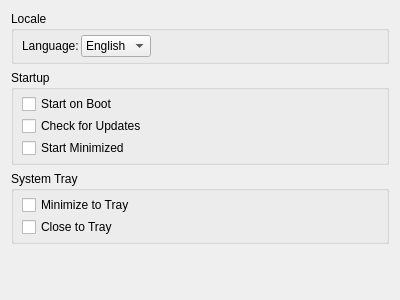
<?xml version="1.0" encoding="UTF-8"?>
<ui version="4.0">
 <class>Application</class>
 <widget class="QWidget" name="Application">
  <property name="geometry">
   <rect>
    <x>0</x>
    <y>0</y>
    <width>400</width>
    <height>300</height>
   </rect>
  </property>
  <layout class="QVBoxLayout" name="verticalLayout">
   <item>
    <widget class="QGroupBox" name="groupBox_2">
     <property name="title">
      <string>Locale</string>
     </property>
     <layout class="QHBoxLayout" name="horizontalLayout">
      <property name="spacing">
       <number>2</number>
      </property>
      <property name="leftMargin">
       <number>8</number>
      </property>
      <property name="topMargin">
       <number>4</number>
      </property>
      <property name="rightMargin">
       <number>4</number>
      </property>
      <property name="bottomMargin">
       <number>4</number>
      </property>
      <item>
       <layout class="QFormLayout" name="formLayout">
        <item row="0" column="0">
         <widget class="QLabel" name="label">
          <property name="text">
           <string>Language:</string>
          </property>
         </widget>
        </item>
        <item row="0" column="1">
         <widget class="QComboBox" name="language">
          <item>
           <property name="text">
            <string>English</string>
           </property>
          </item>
         </widget>
        </item>
       </layout>
      </item>
      <item>
       <spacer name="horizontalSpacer">
        <property name="orientation">
         <enum>Qt::Horizontal</enum>
        </property>
        <property name="sizeHint" stdset="0">
         <size>
          <width>234</width>
          <height>20</height>
         </size>
        </property>
       </spacer>
      </item>
     </layout>
    </widget>
   </item>
   <item>
    <widget class="QGroupBox" name="groupBox">
     <property name="title">
      <string>Startup</string>
     </property>
     <layout class="QVBoxLayout" name="verticalLayout_2">
      <property name="spacing">
       <number>2</number>
      </property>
      <property name="leftMargin">
       <number>8</number>
      </property>
      <property name="topMargin">
       <number>4</number>
      </property>
      <property name="rightMargin">
       <number>4</number>
      </property>
      <property name="bottomMargin">
       <number>4</number>
      </property>
      <item>
       <widget class="QCheckBox" name="startOnBoot">
        <property name="text">
         <string>Start on Boot</string>
        </property>
       </widget>
      </item>
      <item>
       <widget class="QCheckBox" name="checkForUpdates">
        <property name="text">
         <string>Check for Updates</string>
        </property>
       </widget>
      </item>
      <item>
       <widget class="QCheckBox" name="startMinimized">
        <property name="text">
         <string>Start Minimized</string>
        </property>
       </widget>
      </item>
     </layout>
    </widget>
   </item>
   <item>
    <widget class="QGroupBox" name="groupBox_3">
     <property name="title">
      <string>System Tray</string>
     </property>
     <layout class="QVBoxLayout" name="verticalLayout_3">
      <property name="spacing">
       <number>2</number>
      </property>
      <property name="leftMargin">
       <number>8</number>
      </property>
      <property name="topMargin">
       <number>4</number>
      </property>
      <property name="rightMargin">
       <number>4</number>
      </property>
      <property name="bottomMargin">
       <number>4</number>
      </property>
      <item>
       <widget class="QCheckBox" name="minimizeToTray">
        <property name="text">
         <string>Minimize to Tray</string>
        </property>
       </widget>
      </item>
      <item>
       <widget class="QCheckBox" name="closeToTray">
        <property name="text">
         <string>Close to Tray</string>
        </property>
       </widget>
      </item>
     </layout>
    </widget>
   </item>
   <item>
    <spacer name="verticalSpacer">
     <property name="orientation">
      <enum>Qt::Vertical</enum>
     </property>
     <property name="sizeHint" stdset="0">
      <size>
       <width>20</width>
       <height>40</height>
      </size>
     </property>
    </spacer>
   </item>
  </layout>
 </widget>
 <resources/>
 <connections/>
</ui>
